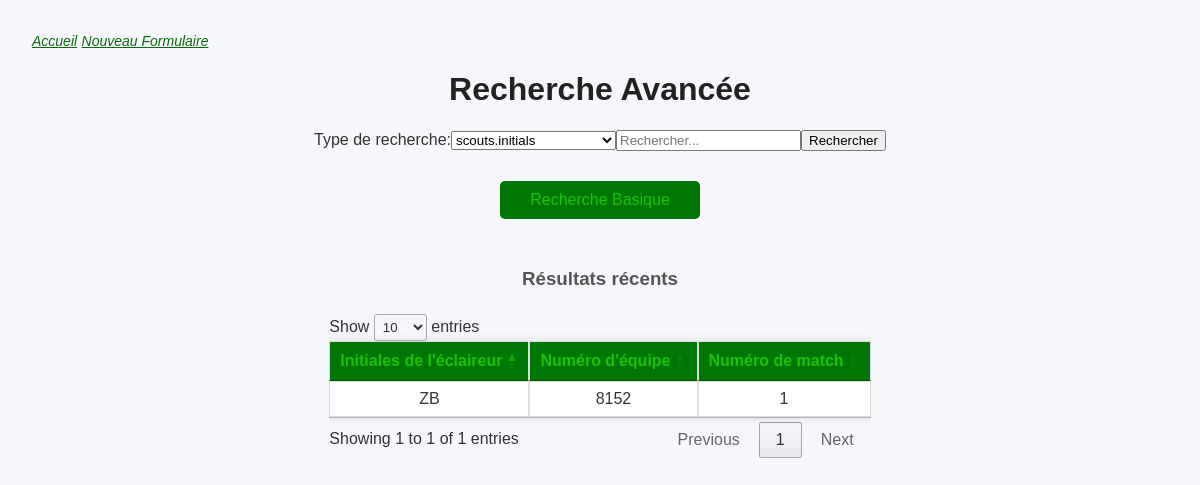
Screenshot of /advanced_results with the database file from the repository.
### tables this page shows
CREATE TABLE scouting_data (scout_data_id INTEGER PRIMARY KEY AUTOINCREMENT, match_id INTEGER, team_id INTEGER, scout_id INTEGER, auto_points INTEGER DEFAULT 0, teleop_points INTEGER DEFAULT 0, endgame_points INTEGER DEFAULT 0, penalties INTEGER DEFAULT 0, robot_status TEXT CHECK (robot_status IN ('working', 'damaged', 'disabled')), notes TEXT, timestamp TEXT DEFAULT (datetime('now')), FOREIGN KEY (scout_id) REFERENCES scouts(scout_id) ON DELETE CASCADE, FOREIGN KEY (team_id) REFERENCES teams(team_id) ON DELETE CASCADE, FOREIGN KEY (match_id) REFERENCES matches(match_id) ON DELETE CASCADE, UNIQUE(match_id, team_id, scout_id));

CREATE TABLE scouts (scout_id INTEGER PRIMARY KEY AUTOINCREMENT, initials TEXT NOT NULL, notes TEXT);

CREATE TABLE teams (team_id INTEGER PRIMARY KEY AUTOINCREMENT, team_number INTEGER NOT NULL UNIQUE, team_name TEXT, robot_weight REAL, robot_height REAL, robot_width REAL, robot_drive_type TEXT, notes TEXT);

CREATE TABLE matches (match_id INTEGER PRIMARY KEY AUTOINCREMENT, event_id INTEGER, match_number INTEGER NOT NULL, scheduled_time TEXT, score_blue INTEGER DEFAULT 0, score_red INTEGER DEFAULT 0, winning_alliance TEXT, FOREIGN KEY (event_id) REFERENCES events(event_id) ON DELETE CASCADE, UNIQUE(event_id, match_number));

### webserver.py (the view)
@app.route('/advanced_results', methods=['GET', 'POST'])
def advanced_results(table='scouting_data'):
    columns = constants.all_scouting_data_columns
    columns = parse_columns(columns)
    data = db_m.get_recent_data(table=table, table_id='scout_data_id', columns=columns)
    search_types = constants.advanced_search_types
    return render_template('RDBMS_Templates/advanced_results.html', data=data, search_message='Résultats récents', search_types=search_types, columns=columns)

### database_manager.py (called while the page is built)
def get_connection():
    conn=sqlite3.connect(DB_NAME, check_same_thread=False)
    conn.execute("PRAGMA foreign_keys = ON;")
    return conn

def get_recent_data(table, table_id, columns, limit=10):
    conn = get_connection()
    conn.row_factory = sqlite3.Row
    cursor = conn.cursor()
    query = ''
    if isinstance(columns, list):
        query = 'SELECT {} FROM {}'.format(', '.join(columns), table)
    elif isinstance(columns, str):
        query = 'SELECT {} FROM {}'.format(columns, table)
    else:
        query = 'SELECT * FROM {}'.format(table)
    cursor.execute("PRAGMA foreign_key_list({})".format(table))
    foreign_key_list = cursor.fetchall()
    for fk in foreign_key_list:
        ref_table = fk[2]
        from_col = fk[3]
        to_col = fk[4]
        query += f' JOIN {ref_table} ON {table}.{from_col} = {ref_table}.{to_col}'
    query += f' ORDER BY {table}.{table_id} DESC'
    cursor.execute(query)
    rows = cursor.fetchmany(limit)
    conn.close()
    return rows

### webserver.py (called while the page is built)
def parse_columns(columns):
    display_columns = []
    for col in columns:
        if col == "scout_id":
            display_columns.append("scouts.initials")
        elif col == "team_id":
            display_columns.append("teams.team_number")
        elif col == "match_id":
            display_columns.append("matches.match_number")
        elif col == "notes":
            display_columns.append("scouting_data.notes")
        else:
            display_columns.append(col)
    return display_columns

### templates/RDBMS_Templates/advanced_results.html (shortened to what this page needs)
<!DOCTYPE html>
<html>
    <head>
        <link rel="stylesheet" href="{{ url_for('static', filename='style/results.css') }}">
        <link rel="stylesheet" href="https://cdn.datatables.net/1.13.6/css/jquery.dataTables.min.css">
    </head>
    <body>
        <div class="top_links">
            <a href="/">Accueil</a>
            <a href="/scout_form">Nouveau Formulaire</a>
        </div>
        <h1>Recherche Avancée</h1>
        <form method="POST" action="/advanced_search">
            <div class="search-bar-container">
                <div class="search-bar">
                    <label for="searchType">Type de recherche:</label>
                    <select id="advanced_searchType" name="searchType">
                        {% for s in search_types %}
                            <option value="{{ s.value }}">{{ s.value }}</option>
                        {% endfor %}
                    </select>
                    <input type="text" name="query" placeholder="Rechercher..." required>
                    <button type="submit">Rechercher</button>
                </div>
                <div class="advanced_search">
                    <a href="/basic_results">Recherche Basique</a>
                </div>
            </div>
        </form>
        <h3>{{ search_message }}</h3>
        <div class="tables-and-details">
            <div class="scrollable-table-container">
                <table>
                    <thead>
                        <tr>
                            <th>{{search_types[0].label}}</th>
                            <th>{{search_types[1].label}}</th>
                            <th>{{search_types[2].label}}</th>
                        </tr>
                    </thead>
                    <tbody>
                        {% for row in data %}
                        <tr class="result-row" id="row-{{ row[0] }}">
                            <td class="{{search_types[0].label}}">{{ row[1] }}</td>
                            <td class="{{search_types[1].label}}">{{ row[2] }}</td>
                            <td class="{{search_types[2].label}}">{{ row[3] }}</td>
                        </tr>
                        {% endfor %}
                    </tbody>
                </table>
            </div>
        </div>
    </body>
</html>

### static/style/results.css (style rules this page uses)
body { font-family: Arial, sans-serif; background-color: #f5f7fa; color: #333; margin: 0; padding: 2rem; }
.advanced_search { text-align: center; }
.scrollable-table-container { max-height: 500px; overflow-y: auto; z-index: 1; }
.advanced_search a { margin: 40px 0; display: inline-block; margin: 30px; padding: 10px 30px; background-color: #007704; color: rgba(51, 255, 0, 0.555); text-decoration: none; border-radius: 5px; }
.top_links a { color: #0e6911; text-decoration: underline; font: italic 14px Arial, sans-serif; }
h1 { text-align: center; color: #222; }
h3 { text-align: center; color: #555; margin-bottom: 1.5rem; }
table { border-collapse: collapse; box-shadow: 0 0 10px rgba(0, 0, 0, 0.1); background-color: white; }
th, td { padding: 12px 15px; border: 1px solid #ddd; text-align: center; }
th { background-color: #007704; color: rgba(51, 255, 0, 0.555); }
.result-row { padding: 5px; text-transform: uppercase; cursor: pointer; }
.tables-and-details { position: relative; display: flex; justify-content: center; }
.search-bar { display: flex; justify-content: center; align-items: center; }

### rows the page displays
scouting_data: initials "ZB", team_number "8152", match_number "1"

### other values shown
{{ search_message }} "Résultats récents"
{{ search_types[0].label }} "Initiales de l'éclaireur"
{{ search_types[1].label }} "Numéro d'équipe"
{{ search_types[2].label }} "Numéro de match"
form field searchType "scouts.initials"
